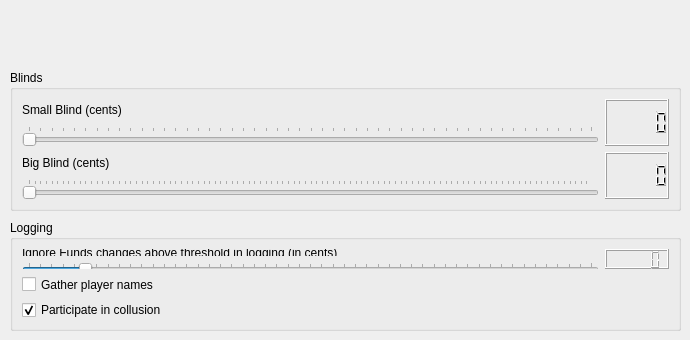
     <widget class="QWidget" name="tab_5">
      <attribute name="title">
       <string>Table Parameters</string>
      </attribute>
      <widget class="QGroupBox" name="groupBox_33">
       <property name="geometry">
        <rect>
         <x>10</x>
         <y>70</y>
         <width>671</width>
         <height>141</height>
        </rect>
       </property>
       <property name="title">
        <string>Blinds</string>
       </property>
       <layout class="QGridLayout" name="gridLayout_7">
        <item row="0" column="0">
         <layout class="QVBoxLayout" name="verticalLayout_5">
          <item>
           <widget class="QLabel" name="label_11">
            <property name="text">
             <string>Small Blind (cents)</string>
            </property>
           </widget>
          </item>
          <item>
           <widget class="QSlider" name="smallBlind">
            <property name="mouseTracking">
             <bool>false</bool>
            </property>
            <property name="minimum">
             <number>1</number>
            </property>
            <property name="maximum">
             <number>500</number>
            </property>
            <property name="pageStep">
             <number>10</number>
            </property>
            <property name="orientation">
             <enum>Qt::Horizontal</enum>
            </property>
            <property name="tickPosition">
             <enum>QSlider::TicksAbove</enum>
            </property>
           </widget>
          </item>
         </layout>
        </item>
        <item row="0" column="1">
         <widget class="QLCDNumber" name="lcdNumber_62"/>
        </item>
        <item row="1" column="0">
         <layout class="QVBoxLayout" name="verticalLayout_437">
          <item>
           <widget class="QLabel" name="label_454">
            <property name="text">
             <string>Big Blind (cents)</string>
            </property>
           </widget>
          </item>
          <item>
           <widget class="QSlider" name="bigBlind">
            <property name="mouseTracking">
             <bool>false</bool>
            </property>
            <property name="minimum">
             <number>2</number>
            </property>
            <property name="maximum">
             <number>1000</number>
            </property>
            <property name="pageStep">
             <number>10</number>
            </property>
            <property name="orientation">
             <enum>Qt::Horizontal</enum>
            </property>
            <property name="tickPosition">
             <enum>QSlider::TicksAbove</enum>
            </property>
           </widget>
          </item>
         </layout>
        </item>
        <item row="1" column="1">
         <widget class="QLCDNumber" name="lcdNumber_114"/>
        </item>
       </layout>
      </widget>
      <widget class="QGroupBox" name="groupBox_34">
       <property name="geometry">
        <rect>
         <x>10</x>
         <y>220</y>
         <width>671</width>
         <height>111</height>
        </rect>
       </property>
       <property name="title">
        <string>Logging</string>
       </property>
       <layout class="QGridLayout" name="gridLayout_51">
        <item row="0" column="1">
         <widget class="QLCDNumber" name="lcdNumber_66"/>
        </item>
        <item row="2" column="0">
         <widget class="QCheckBox" name="gather_player_names">
          <property name="text">
           <string>Gather player names</string>
          </property>
         </widget>
        </item>
        <item row="0" column="0">
         <layout class="QVBoxLayout" name="verticalLayout_12">
          <item>
           <widget class="QLabel" name="label_43">
            <property name="text">
             <string>Ignore Funds changes above threshold in logging (in cents)</string>
            </property>
            <property name="wordWrap">
             <bool>true</bool>
            </property>
           </widget>
          </item>
          <item>
           <widget class="QSlider" name="max_abs_fundchange">
            <property name="mouseTracking">
             <bool>false</bool>
            </property>
            <property name="toolTip">
             <string/>
            </property>
            <property name="minimum">
             <number>1</number>
            </property>
            <property name="maximum">
             <number>5000</number>
            </property>
            <property name="singleStep">
             <number>10</number>
            </property>
            <property name="pageStep">
             <number>100</number>
            </property>
            <property name="value">
             <number>500</number>
            </property>
            <property name="orientation">
             <enum>Qt::Horizontal</enum>
            </property>
            <property name="tickPosition">
             <enum>QSlider::TicksAbove</enum>
            </property>
           </widget>
          </item>
         </layout>
        </item>
        <item row="3" column="0">
         <widget class="QCheckBox" name="collusion">
          <property name="enabled">
           <bool>true</bool>
          </property>
          <property name="toolTip">
           <string>&lt;html&gt;&lt;head/&gt;&lt;body&gt;&lt;p&gt;You can participate in collusion. This means your cards are shared with other players that are using the bot and if you happen to be on the same table both bots will know each others cards. If one of the bots drops out the remaining bot will be able to run a more accurate montecarlo simulation as he knows which 2 cards the remaining third party player does not hold for sure.&lt;/p&gt;&lt;/body&gt;&lt;/html&gt;</string>
          </property>
          <property name="text">
           <string>Participate in collusion</string>
          </property>
          <property name="checked">
           <bool>true</bool>
          </property>
         </widget>
        </item>
       </layout>
      </widget>
     </widget>
